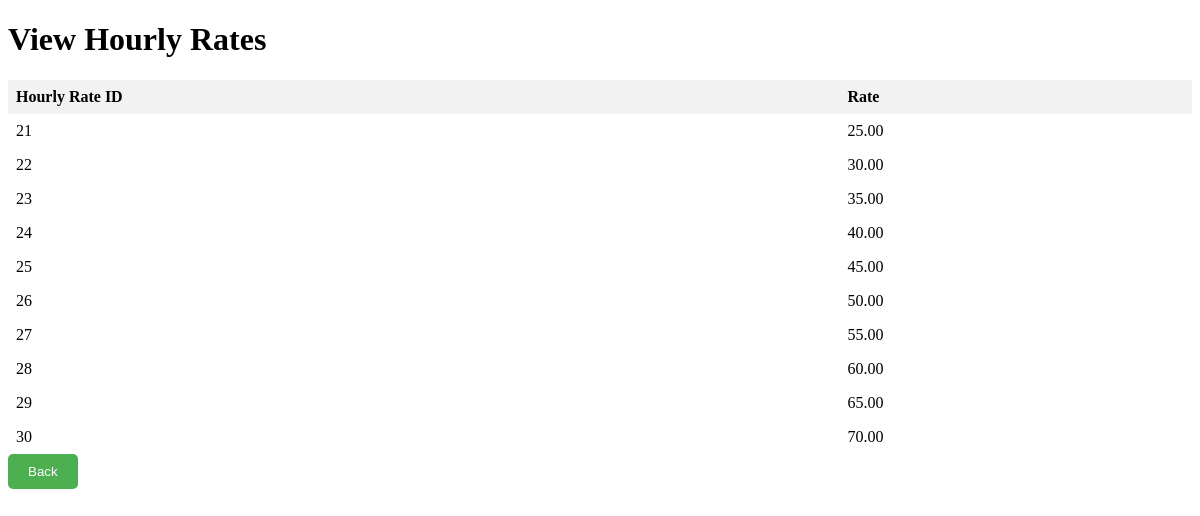
Screenshot of /view-hourlyrates.php with the database file from the repository.
### tables this page shows
CREATE TABLE `hourly_rate` (
  `hourly_rate_id` int(11) NOT NULL,
  `rate` decimal(10,2) NOT NULL
);

### view-hourlyrates.php (the view, shortened to what this page needs)
<?php
include 'connection.php';
  $sql = "SELECT * FROM hourly_rate";
  $result = mysqli_query($conn, $sql);
?>
<!DOCTYPE html>
<html>
<head>
</head>
<body>
  <h1>View Hourly Rates</h1>
  <?php
  if (mysqli_num_rows($result) > 0) {
    echo "<table><tr><th>Hourly Rate ID</th><th>Rate</th></tr>";
    while($row = mysqli_fetch_assoc($result)) {
      $hourly_rate_id = $row['hourly_rate_id'];
      $rate = $row['rate'];
      if (!empty($enclosure_id)) {
        echo "<tr><td>$hourly_rate_id</td><td>$rate</td></tr>";
      } else {
        echo "<tr><td>$hourly_rate_id</td><td>$rate</td></tr>";
      }
    }
    echo "</table>";
  } else {
    echo "No items found ";
  }
  ?>
<button onclick="window.location.href='admin.php'">Back</button>
</body>
</html>

### view-hourlyrates.php (style rules this page uses)
table { border-collapse: collapse; width: 100%; }
th, td { text-align: left; padding: 8px; }
th { background-color: #f2f2f2; }
button { background-color: #4CAF50; color: white; padding: 10px 20px; border: none; border-radius: 5px; cursor: pointer; }

### rows the page displays
hourly_rate: hourly_rate_id "21", rate "25.00"
hourly_rate: hourly_rate_id "22", rate "30.00"
hourly_rate: hourly_rate_id "23", rate "35.00"
hourly_rate: hourly_rate_id "24", rate "40.00"
hourly_rate: hourly_rate_id "25", rate "45.00"
hourly_rate: hourly_rate_id "26", rate "50.00"
hourly_rate: hourly_rate_id "27", rate "55.00"
hourly_rate: hourly_rate_id "28", rate "60.00"
hourly_rate: hourly_rate_id "29", rate "65.00"
hourly_rate: hourly_rate_id "30", rate "70.00"
